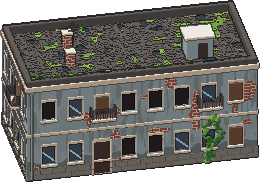
#> input picture assets/props/urban_ruins/prop_bld_apartment_w4_a.png, 260 x 182 px; its folder holds 4 pictures in this run
$ python extract_building_windows.py
#> lines starting #> are read from the running program, lines starting #| are printed output that depends on the picture; after the words box and inside, x2 and y2 are one past the last pixel; in counts of white or black regions, pixels touching at a corner belong together
### tools/sprites/palette.py
"""Rampes de couleurs pixel art : ombres froides, lumières chaudes, contours sel-out teintés (charte §4–5)."""
from __future__ import annotations

import colorsys
from dataclasses import dataclass

RampColor = tuple[int, int, int]


def hex_to_rgb(value: str) -> RampColor:
    value = value.lstrip("#")
    return int(value[0:2], 16), int(value[2:4], 16), int(value[4:6], 16)


def _shift(rgb: RampColor, lightness: float, saturation: float, hue_shift: float) -> RampColor:
    h, l, s = colorsys.rgb_to_hls(*(c / 255.0 for c in rgb))
    h = (h + hue_shift) % 1.0
    l = min(max(l * lightness, 0.0), 1.0)
    s = min(max(s * saturation, 0.0), 1.0)
    r, g, b = colorsys.hls_to_rgb(h, l, s)
    return round(r * 255), round(g * 255), round(b * 255)


def _toward(hue: float, target: float, amount: float) -> float:
    """Décalage de teinte signé vers une teinte cible (chemin le plus court)."""
    delta = (target - hue + 0.5) % 1.0 - 0.5
    return delta * amount


@dataclass(frozen=True)
class Material:
    """Quatre tons du plus sombre au plus clair, plus deux tons de contour et paramètres de matière SDF 2.0."""
    name: str
    ramp: tuple[RampColor, RampColor, RampColor, RampColor]
    outline: RampColor
    inner_line: RampColor
    # Lumière propre (yeux de créature) : prioritaire sur les pixels partagés, jamais ombrée ni cernée.
    emissive: bool = False
    # Grain 3D ancré au volume (cuir, pierre, mousse, drap), éclat spéculaire (métal, os, verre),
    # tramage damier sur les seules bandes de transition (charte §5) et rehaussement de bord (rim).
    roughness: float = 0.0
    specular: float = 0.0
    dither: float = 0.0
    rim: float = 0.0


def make_material(
    name: str,
    base_hex: str,
    contrast: float = 1.0,
    roughness: float = 0.0,
    specular: float = 0.0,
    dither: float = 0.0,
    rim: float = 0.0,
) -> Material:
    base = hex_to_rgb(base_hex)
    hue = colorsys.rgb_to_hls(*(c / 255.0 for c in base))[0]
    # Ombres vers le violet-bleu (lumière ambiante froide de l'Effacement), lumières vers l'or (mémoire).
    cool = _toward(hue, 0.72, 0.18 * contrast)
    warm = _toward(hue, 0.12, 0.12 * contrast)
    ramp = (
        _shift(base, 1 - 0.42 * contrast, 0.9, cool),
        _shift(base, 1 - 0.2 * contrast, 0.95, cool * 0.5),
        base,
        _shift(base, 1 + 0.28 * contrast, 1.05, warm),
    )
    outline = _shift(base, 0.32, 0.85, cool * 1.3)
    inner = _shift(base, 0.5, 0.9, cool)
    return Material(
        name,
        ramp,
        outline,
        inner,
        roughness=roughness,
        specular=specular,
        dither=dither,
        rim=rim,
    )


# [6 lines left out: function make_emissive, not called in this run]

### tools/extract_building_windows.py
#!/usr/bin/env python3
"""
Fenêtres vitrées des immeubles (plan 39 B4b) : repérées dans les sprites rendus, à la couleur exacte des tons des
matériaux « pane » (vitre) et « glint » (son reflet) de `tools/sprites/props/buildings.py`, puis groupées en
rectangles ; les morceaux d'une même vitre (coupée par un meneau) se fusionnent. `FalseLightDirector` en allume une de
loin en loin.

Seules les vitres assez grandes et pleines comptent : celles des façades de côté, vues de biais sur deux ou trois
pixels de large, et les morceaux qu'un lierre ou une ruine laissent dépasser ne se liraient pas comme une fenêtre
allumée, et l'aplat d'une vitre trop creuse déborderait sur la maçonnerie.

À relancer après `python3 tools/generate_props.py urban_buildings` :

    python3 tools/extract_building_windows.py
"""
from __future__ import annotations

import json
import sys
from pathlib import Path

import numpy as np
from PIL import Image

ROOT = Path(__file__).resolve().parent.parent
sys.path.insert(0, str(ROOT))

from tools.sprites.palette import make_material  # noqa: E402

FOLDER = ROOT / "assets/props/urban_ruins"
OUTPUT = FOLDER / "building_windows.json"
# Doivent rester les matériaux des vitres de buildings.py.
GLASS = (make_material("pane", "#34424E", contrast=0.5), make_material("glint", "#9CB0BA", contrast=0.4))
MIN_SIZE = 8
MIN_PIXELS = 40
# Part de la vitre dans son rectangle : en dessous, l'aplat déborderait sur le cadre ou la maçonnerie.
MIN_FILL = 0.8


def components(mask: np.ndarray) -> list[tuple[int, int, int, int, int]]:
    """Composantes 4-connexes : (x, y, largeur, hauteur, pixels)."""
    height, width = mask.shape
    seen = np.zeros_like(mask, dtype=bool)
    found = []
    for y in range(height):
        for x in range(width):
            if not mask[y, x] or seen[y, x]:
                continue
            stack, xs, ys = [(y, x)], [], []
            seen[y, x] = True
            while stack:
                cy, cx = stack.pop()
                ys.append(cy)
                xs.append(cx)
                for ny, nx in ((cy + 1, cx), (cy - 1, cx), (cy, cx + 1), (cy, cx - 1)):
                    if 0 <= ny < height and 0 <= nx < width and mask[ny, nx] and not seen[ny, nx]:
                        seen[ny, nx] = True
                        stack.append((ny, nx))
            found.append((min(xs), min(ys), max(xs) - min(xs) + 1, max(ys) - min(ys) + 1, len(xs)))
    return found


def merge(found: list[tuple[int, int, int, int, int]]) -> list[tuple[int, int, int, int, int]]:
    """Fusionne les rectangles qui se recouvrent ou se touchent : les morceaux d'une même vitre."""
    boxes = [list(box) for box in found]
    merged = True
    while merged:
        merged = False
        for i in range(len(boxes)):
            for j in range(i + 1, len(boxes)):
                ax, ay, aw, ah, an = boxes[i]
                bx, by, bw, bh, bn = boxes[j]
                if ax <= bx + bw and bx <= ax + aw and ay <= by + bh and by <= ay + ah:
                    x0, y0 = min(ax, bx), min(ay, by)
                    x1, y1 = max(ax + aw, bx + bw), max(ay + ah, by + bh)
                    boxes[i] = [x0, y0, x1 - x0, y1 - y0, an + bn]
                    del boxes[j]
                    merged = True
                    break
            if merged:
                break
    return [tuple(box) for box in boxes]


def main() -> None:
    tones = np.array([tone for material in GLASS for tone in material.ramp])
    windows = {}
    for path in sorted(FOLDER.glob("prop_bld_*.png")):
        pixels = np.asarray(Image.open(path).convert("RGBA"))
#> pixels is the input picture: shape (182, 260, 4); mean R, G, B, A 79.9, 78.4, 74, 213.7
        mask = (pixels[..., 3] > 0) & np.any(np.all(pixels[..., None, :3] == tones[None, None], axis=-1), axis=-1)
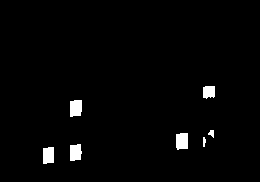
#> mask: shape (182, 260) bool; 1.9% white; 7 white regions, largest, box (x1, y1, x2, y2) and area: (176, 133, 188, 150) 189, (70, 100, 82, 117) 187, (70, 144, 82, 161) 177
        rects = [[x, y, w, h] for x, y, w, h, n in merge(components(mask))
                 if w >= MIN_SIZE and h >= MIN_SIZE and n >= MIN_PIXELS and n >= MIN_FILL * w * h]
#> rects = [[203, 86, 12, 13], [70, 100, 12, 17], [176, 133, 12, 17], [70, 144, 12, 17], [43, 147, 11, 17]]
        windows[path.stem] = sorted(rects, key=lambda r: (r[1], r[0]))
#> pass 2 of the loop in main, `for path in sorted(FOLDER.glob("prop_bld_*.png")):`:
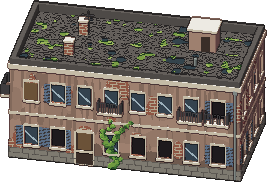
#> input picture assets/props/urban_ruins/prop_bld_apartment_w4_b.png, 274 x 182 px
#> in main, pixels is the input picture: shape (182, 274, 4); mean R, G, B, A 86, 78.5, 71.3, 204
#> in main, `mask = (pixels[..., 3] > 0) & np.any(np.all(pixels[..., None, :3] == t..`:
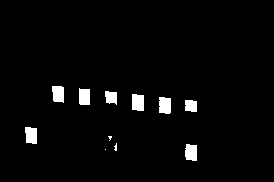
#> mask: shape (182, 274) bool; 2.8% white; 11 white regions (3 under 20 px), largest, box (x1, y1, x2, y2) and area: (132, 94, 144, 111) 192, (159, 97, 171, 114) 189, (185, 144, 197, 161) 182
#> rects = [[52, 86, 12, 17], [79, 88, 11, 17], [132, 94, 12, 17], [159, 97, 12, 17], [185, 100, 12, 12], [25, 127, 12, 17], [185, 144, 12, 17]]
#> pass 3 of the loop in main, `for path in sorted(FOLDER.glob("prop_bld_*.png")):`:
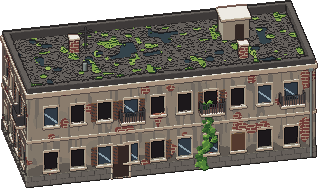
#> input picture assets/props/urban_ruins/prop_bld_apartment_w5_a.png, 318 x 188 px
#> in main, pixels is the input picture: shape (188, 318, 4); mean R, G, B, A 81.3, 75.6, 68.2, 208.8
#> in main, `mask = (pixels[..., 3] > 0) & np.any(np.all(pixels[..., None, :3] == t..`:
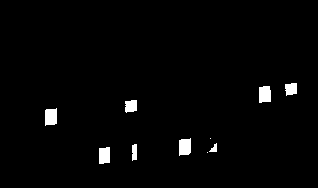
#> mask: shape (188, 318) bool; 1.9% white; 10 white regions (2 under 20 px), largest, box (x1, y1, x2, y2) and area: (45, 108, 57, 126) 191, (179, 138, 191, 156) 189, (259, 86, 271, 103) 187
#> rects = [[285, 83, 12, 13], [259, 86, 12, 17], [125, 100, 12, 13], [45, 108, 12, 18], [179, 138, 12, 18], [99, 147, 11, 17]]
    OUTPUT.write_text(json.dumps(windows, indent=1) + "\n")
    total = sum(len(rects) for rects in windows.values())
#> total = 18
    print(f"[extract_building_windows] {total} fenêtres dans {len(windows)} immeubles → {OUTPUT.relative_to(ROOT)}")
#| [extract_building_windows] 18 fenêtres dans 3 immeubles → assets/props/urban_ruins/building_windows.json


if __name__ == "__main__":
    main()
